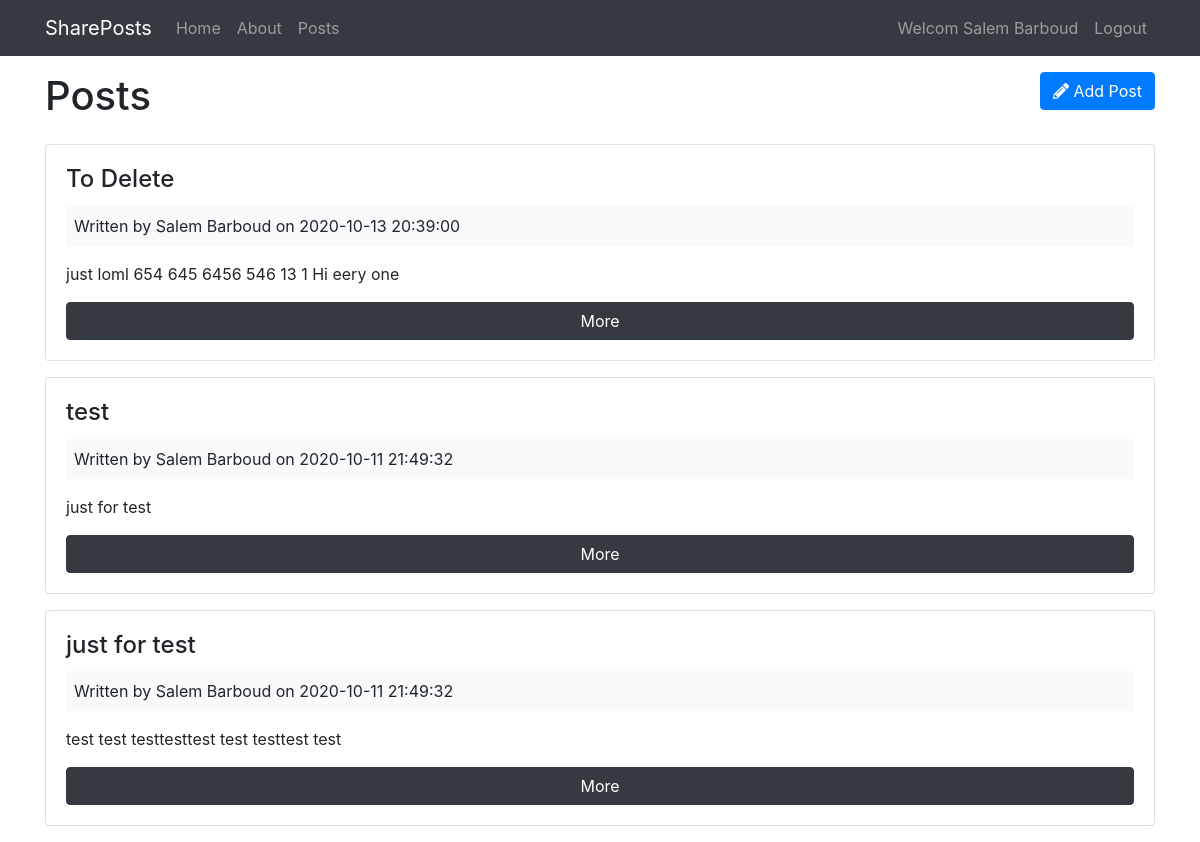
The page /posts (signed in) on the database its author committed.
### tables this page shows
CREATE TABLE IF NOT EXISTS `posts` (
  `id` int NOT NULL AUTO_INCREMENT,
  `user_id` int NOT NULL,
  `title` varchar(255) NOT NULL,
  `body` mediumtext NOT NULL,
  `created_at` datetime NOT NULL DEFAULT CURRENT_TIMESTAMP,
  PRIMARY KEY (`id`)
);

CREATE TABLE IF NOT EXISTS `users` (
  `id` int NOT NULL AUTO_INCREMENT,
  `name` varchar(255) NOT NULL,
  `email` varchar(255) NOT NULL,
  `password` varchar(255) NOT NULL,
  `created_at` datetime NOT NULL DEFAULT CURRENT_TIMESTAMP,
  PRIMARY KEY (`id`)
);

### app/controllers/Posts.php (called while the page is built, shortened)
<?php
class Posts extends Controller {
    public function __construct(){
        $this->postModel = $this->model('Post');
    }
    public function index(){
        $posts = $this->postModel->getPosts();
        $data = [
            'posts' => $posts
        ];
        $this->view('posts/index', $data);
    }
}

### app/libraries/Core.php (called while the page is built, shortened)
<?php
class Core{
    protected $currentMethod = 'index';
    public function __construct(){
        $url = $this->geturl();
        if (file_exists('../app/controllers/'.ucwords($url[0]).'.php')){
            unset($url[0]);
        }
        $this->currentController = new $this->currentController;
        $this->params = $url ? array_values($url) : [];
        call_user_func_array([$this->currentController, $this->currentMethod], $this->params);
    }
    public function geturl(){
        if (isset($_GET['url'])){
            $url = rtrim($_GET['url'],'/');
            $url = filter_var($url, FILTER_SANITIZE_URL);
            $url =explode('/',$url);
            return $url;
        }
    }
}

### public/index.php (called while the page is built, shortened)
<?php
$inst = new Core();

### app/libraries/Database.php (called while the page is built, shortened)
<?php
class Database {
    private $host = DB_HOST;
    private $user = DB_USER;
    private $pass = DB_PASS;
    private $dbname = DB_NAME;
    private $dbh;
    private $stmt;
    public function __construct(){
        $dsn = 'mysql:host='.$this->host.';dbname='.$this->dbname;
        $options = array(
            PDO::ATTR_PERSISTENT => true,
            PDO::ATTR_ERRMODE => PDO::ERRMODE_EXCEPTION,
            PDO::MYSQL_ATTR_INIT_COMMAND => 'SET NAMES utf8',
        );
        try{
            $this->dbh = new PDO($dsn, $this->user, $this->pass, $options);
        } catch(PDOException $e){
            $this->error = $e->getMessage();
            echo $this->error;
        }
    }
    public function query($sql){
        $this->stmt = $this->dbh->prepare($sql);
    }
    public function execute(){
        return $this->stmt->execute();
    }
    public function resultSet(){
        $this->execute();
        return $this->stmt->fetchAll(PDO::FETCH_OBJ);
    }
}

### app/models/Post.php (called while the page is built, shortened)
<?php
class Post {
    private $db;
    public function __construct(){
        $this->db = new Database;
    }
    public function getPosts(){
        $this->db->query('SELECT *,
                        posts.id as postId,
                        users.id as userId,
                        posts.created_at as postCreated,
                        users.created_at as userCreated
                        FROM posts
                        INNER JOIN users
                        ON posts.user_id = users.id
                        ORDER BY posts.created_at DESC
                        ');
        $results = $this->db->resultSet();
        return $results;
    }
}

### app/views/posts/index.php (the view, shortened to what this page needs)
<?php require APPROOT . '/views/inc/header.php'; ?>
    <div class="row mb-3">
        <div class="col-md-6">
            <h1>Posts</h1>
        </div>
        <div class="col-md-6">
            <a href="<?php echo URLROOT; ?>/posts/add" class="btn btn-primary float-right">
                <i class="fa fa-pencil-alt"></i> Add Post
            </a>
        </div>
    </div>
<?php foreach($data['posts'] as $post) : ?>
    <div class="card card-body mb-3">
        <h4 class="card-title"><?php echo $post->title; ?></h4>
        <div class="bg-light p-2 mb-3">
            Written by <?php echo $post->name; ?> on <?php echo $post->postCreated; ?>
        </div>
        <p class="card-text"><?php echo $post->body; ?></p>
        <a href="<?php echo URLROOT; ?>/posts/show/<?php echo $post->postId; ?>" class="btn btn-dark">More</a>
    </div>
<?php endforeach; ?>
<?php require APPROOT . '/views/inc/footer.php'; ?>

### rows shown on the page
posts: title "To Delete", user.name "Salem Barboud", created_at "2020-10-13 20:39:00", body "just loml 654 645 6456 546 13 1 Hi eery one"
posts: title "test", user.name "Salem Barboud", created_at "2020-10-11 21:49:32", body "just for test"
posts: title "just for test", user.name "Salem Barboud", created_at "2020-10-11 21:49:32", body "test test testtesttest test testtest test"

### other values the page prints
SITENAME "SharePosts"
$_SESSION['user_name'] "Salem Barboud"
